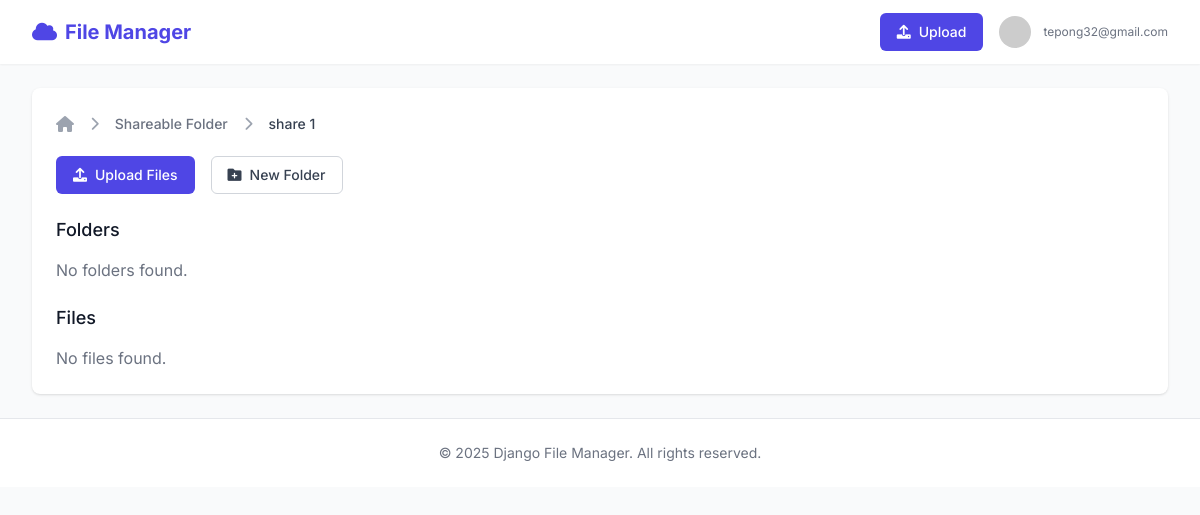
/folder/3/ (signed in), run on the app's committed database.
### accounts/models.py (models this page shows, shortened)
class CustomUser(AbstractUser):
    middle_initial = models.CharField(max_length=1, blank=True)
    storage_quota = models.BigIntegerField(default=5368709120)  # 5GB in bytes
    used_storage = models.BigIntegerField(default=0)
    objects = CustomUserManager()
    def get_full_name(self):
        if self.middle_initial:
            return f"{self.first_name} {self.middle_initial}. {self.last_name}"
        return f"{self.first_name} {self.last_name}"
    class Meta:
        verbose_name = _('user')
        verbose_name_plural = _('users')

### files/models.py (models this page shows, shortened)
class Folder(models.Model):
    name = models.CharField(max_length=255)
    owner = models.ForeignKey(settings.AUTH_USER_MODEL, on_delete=models.CASCADE)
    parent = models.ForeignKey('self', null=True, blank=True, on_delete=models.CASCADE, related_name='subfolders')
    created_at = models.DateTimeField(auto_now_add=True)
    updated_at = models.DateTimeField(auto_now=True)
    class Meta:
        unique_together = ('name', 'owner', 'parent')

### files/views.py (the view)
# urls.py: path('folder/<int:folder_id>/', views.folder_view, name='folder_view'),
@login_required
def folder_view(request, folder_id):
    folder = get_object_or_404(Folder, id=folder_id)
    if folder.owner != request.user and not SharedFile.objects.filter(
        file__folder=folder, shared_with=request.user).exists():
        raise PermissionDenied
    files = File.objects.filter(folder=folder)
    subfolders = Folder.objects.filter(parent=folder)
    context = {
        'folder': folder,
        'files': files,
        'subfolders': subfolders,
    }
    return render(request, 'filemanager/folder.html', context)

### templates/filemanager/folder.html (shortened to what this page needs)
{% extends 'base.html' %}
{% block content %}
<div class="bg-white shadow sm:rounded-lg">
    <div class="px-4 py-5 sm:p-6">
        <nav class="flex mb-5" aria-label="Breadcrumb">
            <ol class="flex items-center space-x-4">
                <li>
                    <div>
                        <a href="{% url 'dashboard' %}" class="text-gray-400 hover:text-gray-500">
                            <i class="fas fa-home"></i>
                        </a>
                    </div>
                </li>
                {% if folder.parent %}
                <li>
                    <div class="flex items-center">
                        <i class="fas fa-chevron-right text-gray-400 text-sm"></i>
                        <a href="{% url 'folder_view' folder.parent.id %}"
                            class="ml-4 text-sm font-medium text-gray-500 hover:text-gray-700">
                            {{ folder.parent.name }}
                        </a>
                    </div>
                </li>
                {% endif %}
                <li>
                    <div class="flex items-center">
                        <i class="fas fa-chevron-right text-gray-400 text-sm"></i>
                        <span class="ml-4 text-sm font-medium text-gray-700" aria-current="page">
                            {{ folder.name }}
                        </span>
                    </div>
                </li>
            </ol>
        </nav>
        <div class="mb-6 flex space-x-4">
            <a href="{% url 'upload_file' %}?folder={{ folder.id }}"
                class="inline-flex items-center px-4 py-2 border border-transparent text-sm font-medium rounded-md text-white bg-indigo-600 hover:bg-indigo-700">
                <i class="fas fa-upload mr-2"></i>
                Upload Files
            </a>
            <a href="{% url 'create_folder' %}?parent={{ folder.id }}"
                class="inline-flex items-center px-4 py-2 border border-gray-300 text-sm font-medium rounded-md text-gray-700 bg-white hover:bg-gray-50">
                <i class="fas fa-folder-plus mr-2"></i>
                New Folder
            </a>
        </div>
        <div class="mb-6">
            <h3 class="text-lg leading-6 font-medium text-gray-900 mb-4">Folders</h3>
            {% if subfolders %}
            <div class="grid grid-cols-1 gap-4 sm:grid-cols-2 lg:grid-cols-3">
                {% for subfolder in subfolders %}
                <div class="relative rounded-lg border border-gray-300 bg-white px-6 py-5 shadow-sm flex items-center space-x-3 hover:border-gray-400">
                    <div class="flex-shrink-0">
                        <i class="fas fa-folder text-2xl text-yellow-500"></i>
                    </div>
                    <div class="flex-1 min-w-0">
                        <a href="{% url 'folder_view' subfolder.id %}" class="focus:outline-none">
                            <p class="text-sm font-medium text-gray-900">{{ subfolder.name }}</p>
                            <p class="text-sm text-gray-500">Created {{ subfolder.created_at|date:"M d, Y" }}</p>
                        </a>
                    </div>
                    {% if subfolder.owner == user %}
                    <div class="flex-shrink-0">
                        <form action="{% url 'delete_folder' subfolder.id %}" method="post" class="inline"
                            onsubmit="return confirm('Are you sure you want to delete this folder?');">
                            {% csrf_token %}
                            <button type="submit" class="text-red-600 hover:text-red-900">
                                <i class="fas fa-trash"></i>
                            </button>
                        </form>
                    </div>
                    {% endif %}
                </div>
                {% endfor %}
            </div>
            {% else %}
            <p class="text-gray-500">No folders found.</p>
            {% endif %}
        </div>
        <div>
            <h3 class="text-lg leading-6 font-medium text-gray-900 mb-4">Files</h3>
            {% if files %}
            <div class="flex flex-col">
                <div class="-my-2 overflow-x-auto sm:-mx-6 lg:-mx-8">
                    <div class="py-2 align-middle inline-block min-w-full sm:px-6 lg:px-8">
                        <div class="shadow overflow-hidden border-b border-gray-200 sm:rounded-lg">
                            <table class="min-w-full divide-y divide-gray-200">
                                <thead class="bg-gray-50">
                                    <tr>
                                        <th scope="col"
                                            class="px-6 py-3 text-left text-xs font-medium text-gray-500 uppercase tracking-wider">
                                            Name
                                        </th>
                                        <th scope="col"
                                            class="px-6 py-3 text-left text-xs font-medium text-gray-500 uppercase tracking-wider">
                                            Size
                                        </th>
                                        <th scope="col"
                                            class="px-6 py-3 text-left text-xs font-medium text-gray-500 uppercase tracking-wider">
                                            Type
                                        </th>
                                        <th scope="col"
                                            class="px-6 py-3 text-left text-xs font-medium text-gray-500 uppercase tracking-wider">
                                            Uploaded
                                        </th>
                                        <th scope="col" class="relative px-6 py-3">
                                            <span class="sr-only">Actions</span>
                                        </th>
                                    </tr>
                                </thead>
                                <tbody class="bg-white divide-y divide-gray-200">
                                    {% for file in files %}
                                    <tr>
                                        <td class="px-6 py-4 whitespace-nowrap">
                                            <div class="flex items-center">
                                                <div class="flex-shrink-0">
                                                    <i class="fas fa-file text-gray-400"></i>
                                                </div>
                                                <div class="ml-4">
                                                    <div class="text-sm font-medium text-gray-900">
                                                        {{ file.name }}
                                                    </div>
                                                </div>
                                            </div>
                                        </td>
                                        <td class="px-6 py-4 whitespace-nowrap">
                                            <div class="text-sm text-gray-900">
                                                {% widthratio file.size 1048576 1 %}MB
                                            </div>
                                        </td>
                                        <td class="px-6 py-4 whitespace-nowrap">
                                            <div class="text-sm text-gray-900">
                                                {{ file.mime_type }}
                                            </div>
                                        </td>
                                        <td class="px-6 py-4 whitespace-nowrap text-sm text-gray-500">
                                            {{ file.uploaded_at|date:"M d, Y" }}
                                        </td>
                                        <td class="px-6 py-4 whitespace-nowrap text-right text-sm font-medium">
                                            <div class="flex justify-end space-x-3">
                                                <a href="{% url 'download_file' file.id %}"
                                                    class="text-indigo-600 hover:text-indigo-900">
                                                    <i class="fas fa-download"></i>
                                                </a>
                                                {% if file.owner == user %}
                                                <a href="{% url 'share_file' file.id %}"
                                                    class="text-green-600 hover:text-green-900">
                                                    <i class="fas fa-share-alt"></i>
                                                </a>
                                                <form action="{% url 'delete_file' file.id %}" method="post" class="inline"
                                                    onsubmit="return confirm('Are you sure you want to delete this file?');">
                                                    {% csrf_token %}
                                                    <button type="submit" class="text-red-600 hover:text-red-900">
                                                        <i class="fas fa-trash"></i>
                                                    </button>
                                                </form>
                                                {% endif %}
                                            </div>
                                        </td>
                                    </tr>
                                    {% endfor %}
                                </tbody>
                            </table>
                        </div>
                    </div>
                </div>
            </div>
            {% else %}
            <p class="text-gray-500">No files found.</p>
            {% endif %}
        </div>
    </div>
</div>
{% endblock %}

### templates/base.html (shortened to what this page needs)
<!DOCTYPE html>
<html lang="en">
<head>
    <script src="https://cdn.tailwindcss.com"></script>
    <link rel="stylesheet" href="https://cdnjs.cloudflare.com/ajax/libs/font-awesome/6.0.0-beta3/css/all.min.css">
</head>
<body class="bg-gray-50 min-h-screen">
    <nav class="bg-white shadow-sm">
        <div class="max-w-7xl mx-auto px-4 sm:px-6 lg:px-8">
            <div class="flex justify-between h-16">
                <div class="flex">
                    <div class="flex-shrink-0 flex items-center">
                        <a href="{% url 'dashboard' %}" class="text-xl font-bold text-indigo-600">
                            <i class="fas fa-cloud mr-2"></i>File Manager
                        </a>
                    </div>
                </div>
                {% if user.is_authenticated %}
                <div class="flex items-center">
                    <a href="{% url 'upload_file' %}" class="inline-flex items-center px-4 py-2 border border-transparent text-sm font-medium rounded-md text-white bg-indigo-600 hover:bg-indigo-700">
                        <i class="fas fa-upload mr-2"></i>Upload
                    </a>
                    <div class="ml-4 relative">
                        <div class="flex items-center">
                            <button type="button" class="bg-white rounded-full flex text-sm focus:outline-none focus:ring-2 focus:ring-offset-2 focus:ring-indigo-500" id="user-menu-button">
                                <img class="h-8 w-8 rounded-full" src="https://ui-avatars.com/api/?name={{ user.get_full_name|urlencode }}&background=random" alt="{{ user.get_full_name }}">
                            </button>
                            <div class="ml-3">
                                <div class="text-xs text-gray-500">{{ user.email }}</div>
                            </div>
                        </div>
                    </div>
                </div>
                {% else %}
                <div class="flex items-center">
                    <a href="{% url 'login' %}" class="text-gray-700 hover:text-gray-900">Sign in</a>
                </div>
                {% endif %}
            </div>
        </div>
    </nav>
    <main class="max-w-7xl mx-auto py-6 sm:px-6 lg:px-8">
        {% block content %}{% endblock %}
    </main>
    <footer class="bg-white border-t border-gray-200 mt-auto">
        <div class="max-w-7xl mx-auto py-6 px-4 sm:px-6 lg:px-8">
            <p class="text-center text-gray-500 text-sm">
                &copy; {% now "Y" %} Django File Manager. All rights reserved.
            </p>
        </div>
    </footer>
</body>
</html>

### templates/base.html (style rules this page uses)
body { font-family: 'Inter', sans-serif; }

### data on the page
CustomUser: email "tepong32@gmail.com"
Folder: parent.name "Shareable Folder", name "share 1"
